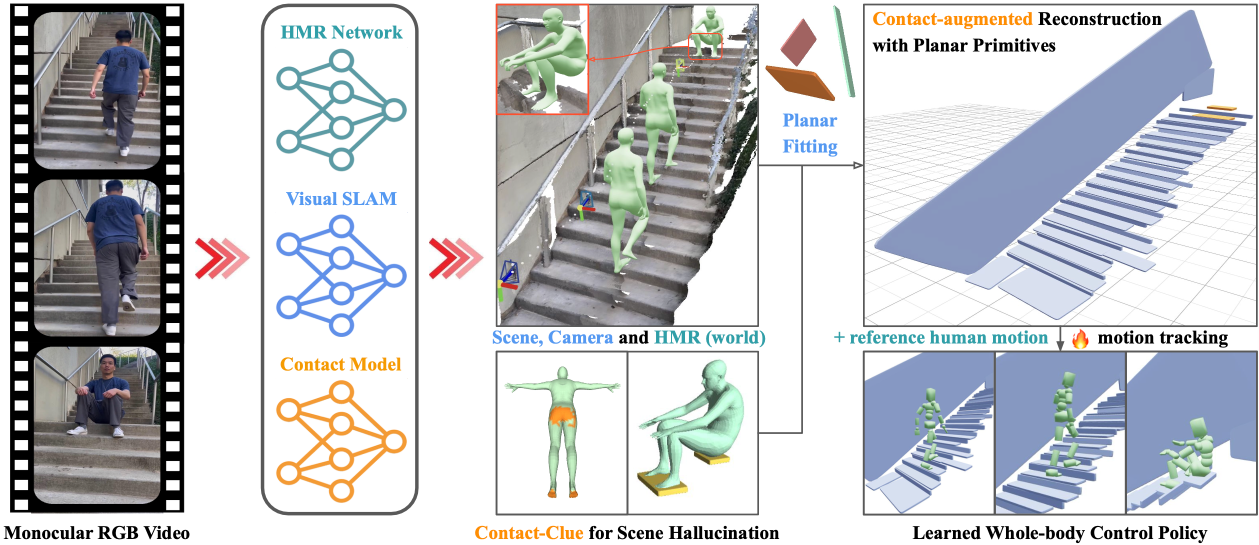
#> input picture assets/crisp.png, 2518 x 1090 px (shown at 1/2 size)
$ python -i tools.py   (imports and definitions only)
#> lines starting #> are read from the running program, lines starting #| are printed output that depends on the picture; after the words box and inside, x2 and y2 are one past the last pixel; in counts of white or black regions, pixels touching at a corner belong together
#> further down, picture is the input picture: shape (1090, 2518, 3); mean B, G, R 203.1, 199.9, 197.8
import copy
import cv2
import numpy as np
import torch


# [31 lines left out: function to_world_space, not called in this run]


def remove_small_isolated_areas(img, min_size = 3000):
#> called with min_size = 3000
    f'''Remove the small isolated areas with size smaller than defined {min_size}
    '''
    if img.ndim ==3:
        gray = cv2.cvtColor(img, cv2.COLOR_BGR2GRAY)
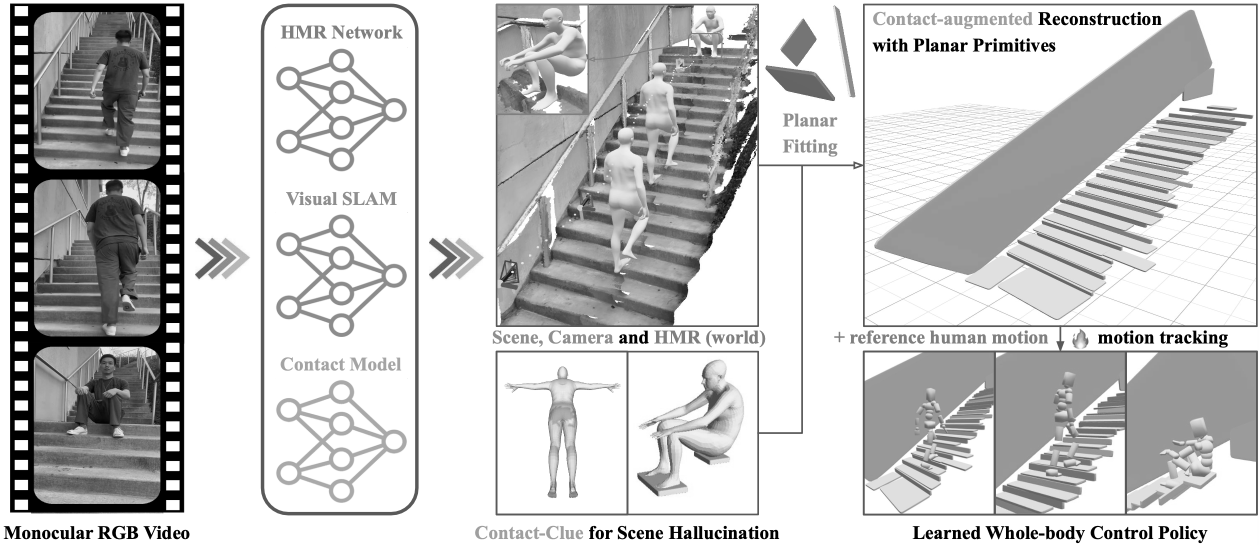
#> gray: shape (1090, 2518) (shown at 1/2 size); min 0, max 255, mean 199.7
    else:
        gray = copy.deepcopy(img).astype(np.uint8)
    img = cv2.medianBlur(gray, 3)
    ret, binary = cv2.threshold(gray, 0, 255, cv2.THRESH_BINARY | cv2.THRESH_OTSU)
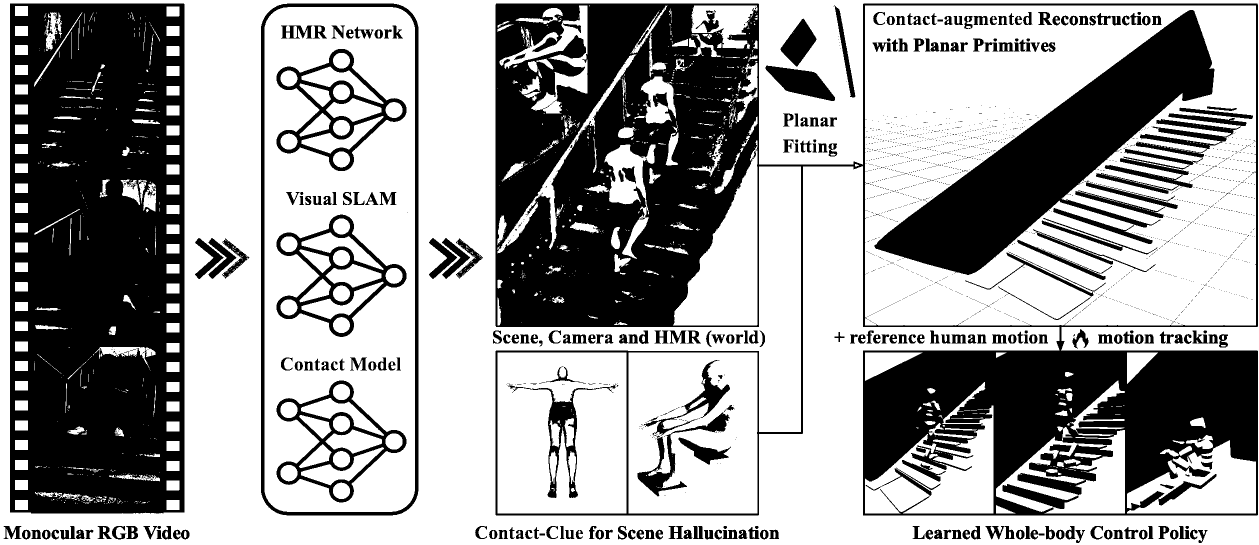
#> binary: shape (1090, 2518) (shown at 1/2 size); 61.8% white; 2089 black regions (1798 under 20 px), largest, box (x1, y1, x2, y2) and area: (991, 7, 2516, 1031) 439856, (20, 7, 369, 1027) 315975, (1749, 20, 2429, 550) 110337
#> ret = 184

    kernel = cv2.getStructuringElement(cv2.MORPH_RECT, (9, 9))
    binary = cv2.morphologyEx(binary, cv2.MORPH_OPEN, kernel)
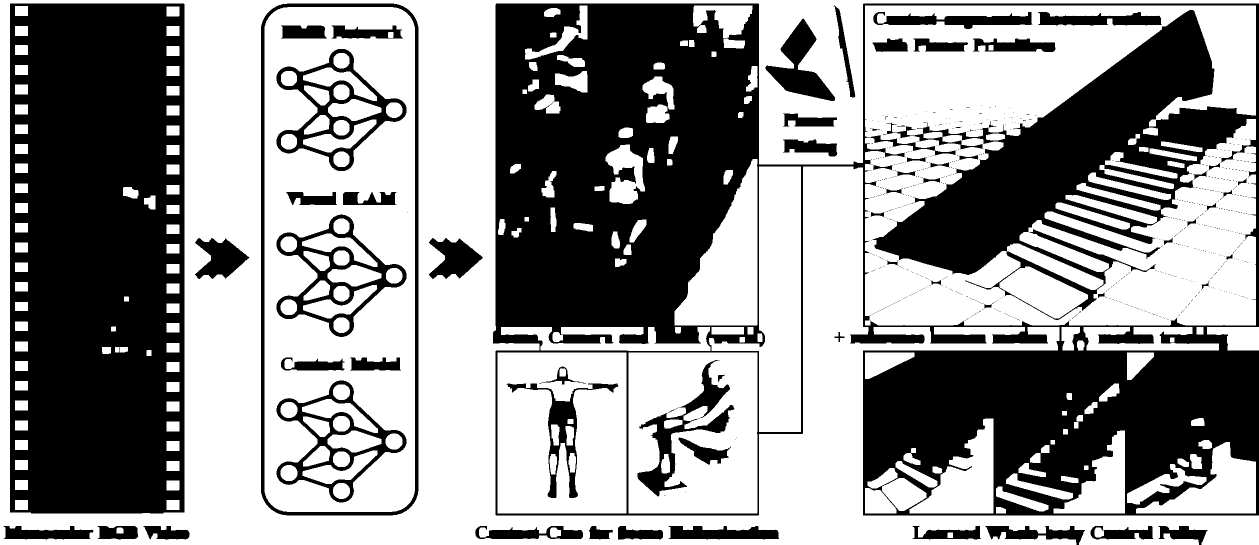
#> binary: shape (1090, 2518) (shown at 1/2 size); 57.7% white; 751 black regions (686 under 20 px), largest, box (x1, y1, x2, y2) and area: (986, 7, 2518, 1031) 670806, (20, 7, 369, 1027) 327410, (522, 7, 837, 1031) 17943

    nb_components, output, stats, _ = cv2.connectedComponentsWithStats(binary, connectivity=8)
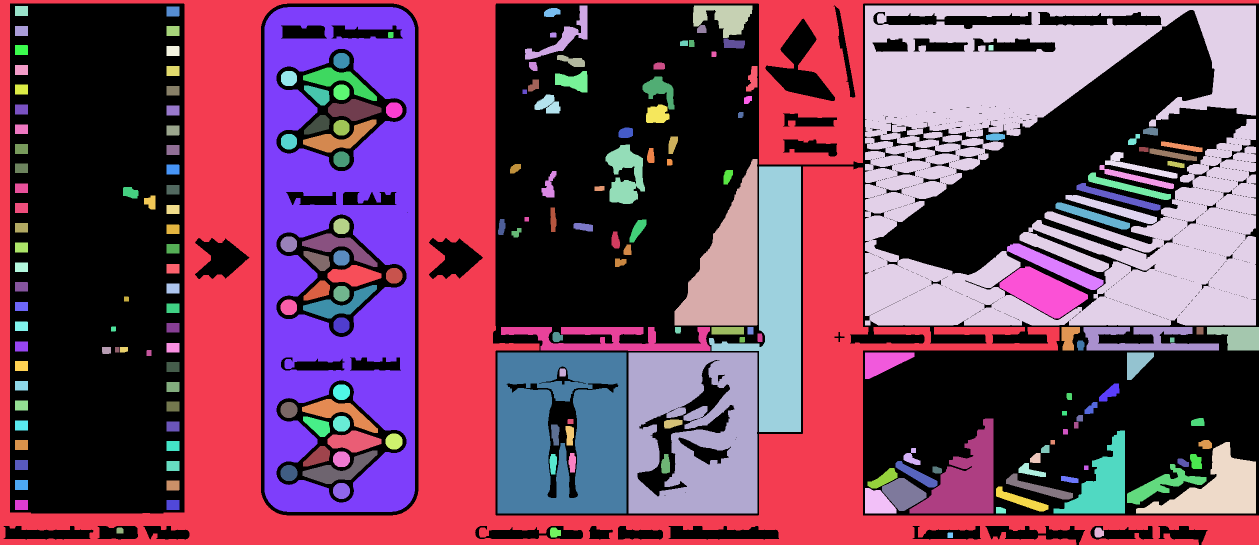
#> output: shape (1090, 2518) int32 (shown at 1/2 size); 217 distinct labels, from 0 to 216; one colour per label, 0 black
#> nb_components = 217; stats = 217 rows, first 6: [7, 7, 2511, 1083, 1160574], [0, 0, 2518, 1090, 630315], [1050, 11, 125, 108, 3201], [1386, 11, 119, 65, 4709], [1730, 11, 782, 640, 292569], [30, 12, 26, 20, 520]
    sizes = stats[1:, -1]; nb_components = nb_components - 1
#> after `sizes = stats[1:, -1]`: sizes = 216 values, max 630315 at index 0, min 81 at index 36, mean 7333.5
#> after `nb_components = nb_components - 1`: nb_components = 216

    img_clean = np.zeros((output.shape))
    for i in range(0, nb_components):
        if sizes[i] >= min_size:
            img_clean[output == i + 1] = 255
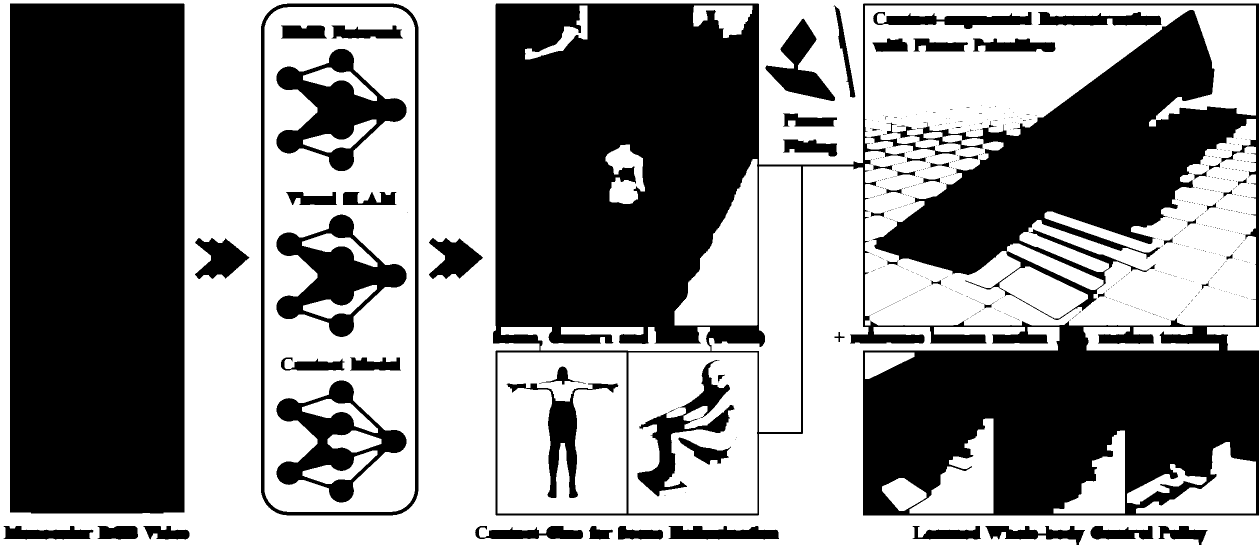
#> img_clean: shape (1090, 2518) float64 (shown at 1/2 size); 53.3% white; 750 black regions (685 under 20 px), largest, box (x1, y1, x2, y2) and area: (986, 7, 2518, 1031) 727026, (20, 7, 369, 1027) 355796, (553, 98, 813, 342) 24908

    return img_clean

# [54 lines left out: functions separate_isolated_components, merge_normal_clusters, not called in this run]

>>> import cv2
>>> picture = cv2.imread('../../../../../assets/crisp.png')
>>> result = remove_small_isolated_areas(picture)
